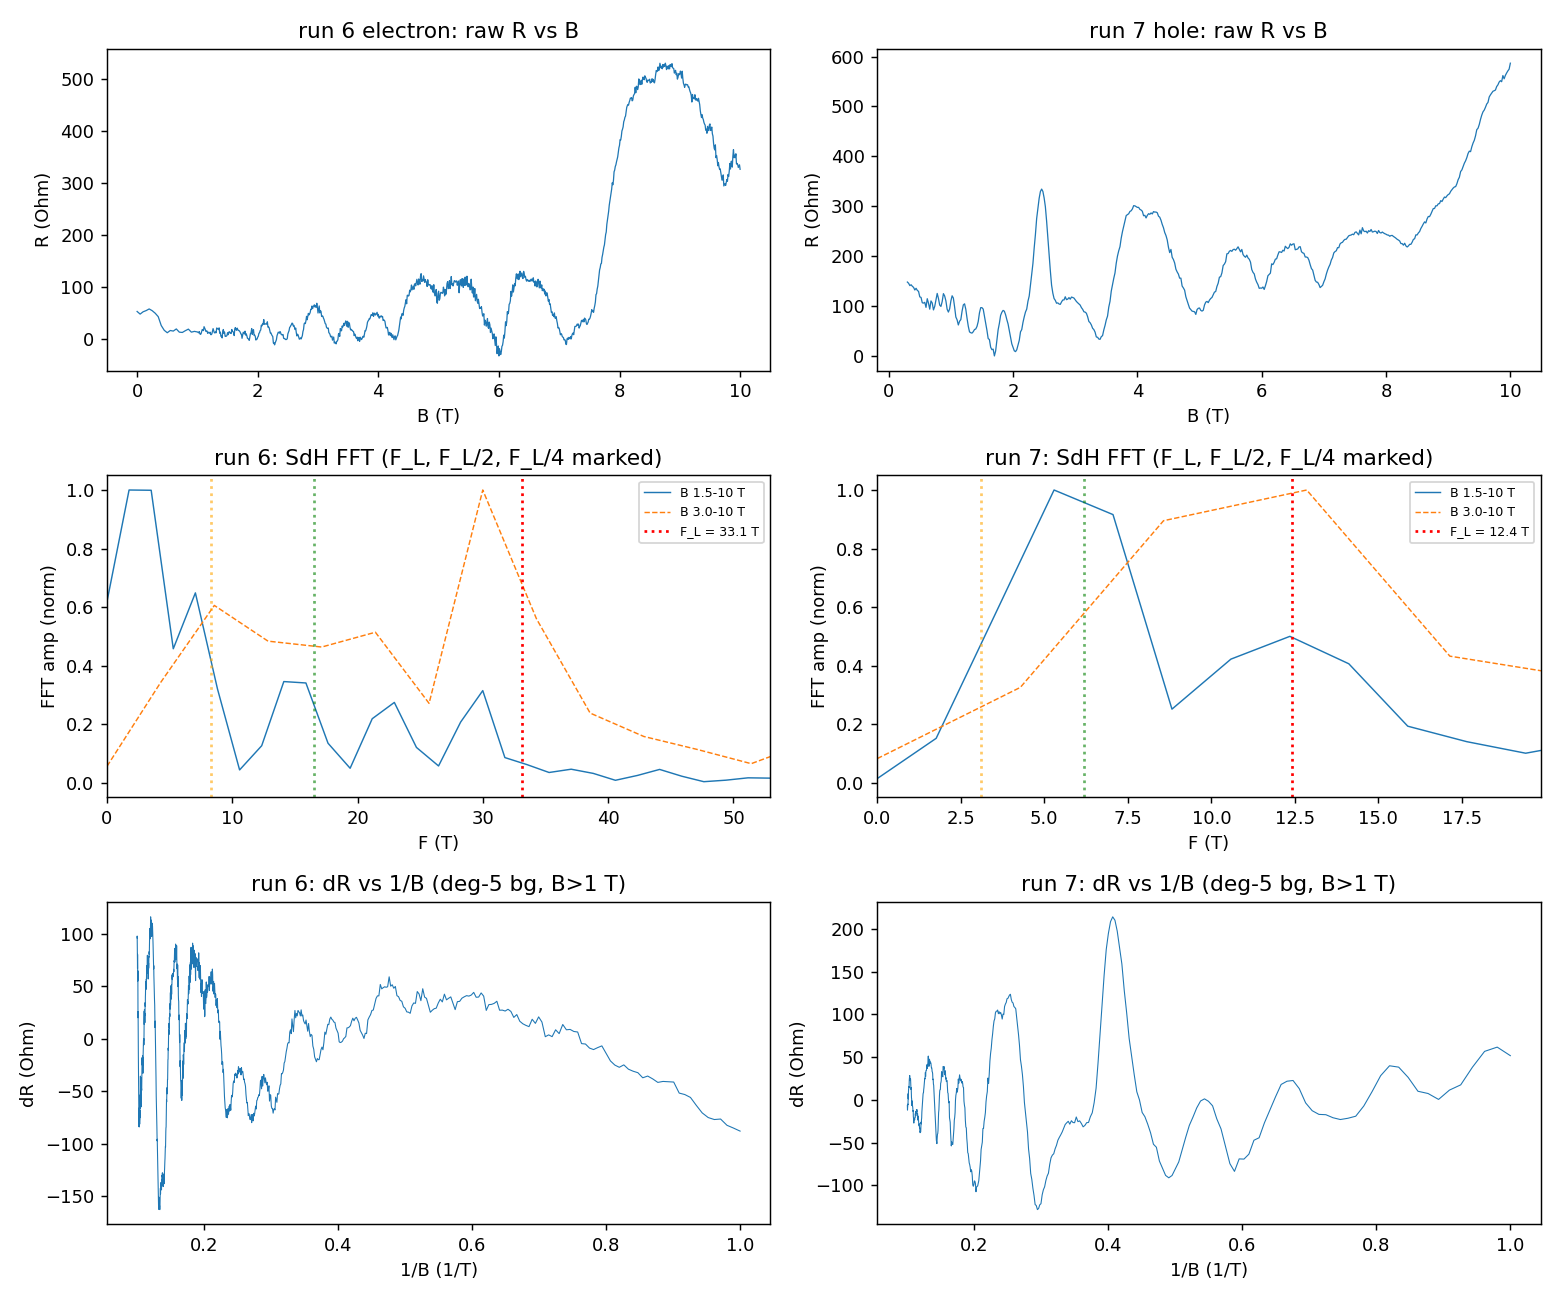

Write the Python code that produced this figure.
"""SdH read of spot checks: run 6 (electron n=+3.2e12, B 0->10 T) and run 7 (hole n=-1.2e12, 10->0.3 T).
Raw traces, background-subtracted oscillations, sdh_onset tone tables, sdh_fft spectra,
compared against the Luttinger frequency for the run-5 calibration density."""
import numpy as np, matplotlib
matplotlib.use("Agg")
import matplotlib.pyplot as plt
from hera.analysis import open_run, resolve_channels, sdh_fft, sdh_onset, luttinger_frequency, SdhOnsetError

SPOTS = {6: ("electron", +3.2e16), 7: ("hole", -1.2e16)}  # n in m^-2
fig, ax = plt.subplots(3, 2, figsize=(12, 10))

for j, (rid, (side, n_si)) in enumerate(SPOTS.items()):
    r = open_run(f"data/{rid}")
    ch = {c.cid: c for c in resolve_channels(r.meta)}
    B = r.col("magnet_field")
    I = r.col("sr0_X") / ch["sr0"].gain
    R = (r.col("sr1_X") / ch["sr1"].gain) / np.abs(I)
    order = np.argsort(B)
    B, R = B[order], R[order]
    FL = luttinger_frequency(n_si)
    print(f"run {rid} ({side}, n = {n_si*1e-16:+.2f}e12): {len(B)} pts, B {B.min():.2f}-{B.max():.2f} T, "
          f"R {R.min():.1f}-{R.max():.1f} Ohm | F_L(4-fold) = {FL:.1f} T")

    ax[0, j].plot(B, R, lw=0.7)
    ax[0, j].set_title(f"run {rid} {side}: raw R vs B")
    ax[0, j].set_xlabel("B (T)"); ax[0, j].set_ylabel("R (Ohm)")

    # onset + tone table (r_full_scale = sens/I_bias = 50 uV / 10 nA = 5 kOhm)
    try:
        o = sdh_onset(R, B, b_lo=0.3, r_full_scale=5000.0)
        print(o.summary())
    except SdhOnsetError as e:
        print(f"  sdh_onset failed: {e}")
        o = None

    # FFT over the upper 1/B window
    for b_lo, style in ((1.5, "-"), (3.0, "--")):
        f, sp = sdh_fft(R[:, None], B, b_range=(b_lo, B.max()), nfft=4096, bg_degree=5, log=False)
        sp = sp[0] / sp[0].max()
        ax[1, j].plot(f, sp, style, lw=0.8, label=f"B {b_lo}-{B.max():.0f} T")
    ax[1, j].axvline(FL, color="r", ls=":", label=f"F_L = {FL:.1f} T")
    for frac, c in ((0.5, "g"), (0.25, "orange")):
        ax[1, j].axvline(FL * frac, color=c, ls=":", alpha=0.6)
    ax[1, j].set_xlim(0, 1.6 * FL)
    ax[1, j].set_xlabel("F (T)"); ax[1, j].set_ylabel("FFT amp (norm)")
    ax[1, j].legend(fontsize=7); ax[1, j].set_title(f"run {rid}: SdH FFT (F_L, F_L/2, F_L/4 marked)")

    # background-subtracted oscillation vs 1/B (poly in B)
    sel = B >= 1.0
    bg = np.polyval(np.polyfit(B[sel], R[sel], 5), B[sel])
    ax[2, j].plot(1 / B[sel], R[sel] - bg, lw=0.6)
    ax[2, j].set_xlabel("1/B (1/T)"); ax[2, j].set_ylabel("dR (Ohm)")
    ax[2, j].set_title(f"run {rid}: dR vs 1/B (deg-5 bg, B>1 T)")

fig.tight_layout()
fig.savefig("hera_scratch/sdh_spots.png", dpi=130)
print("saved hera_scratch/sdh_spots.png")
